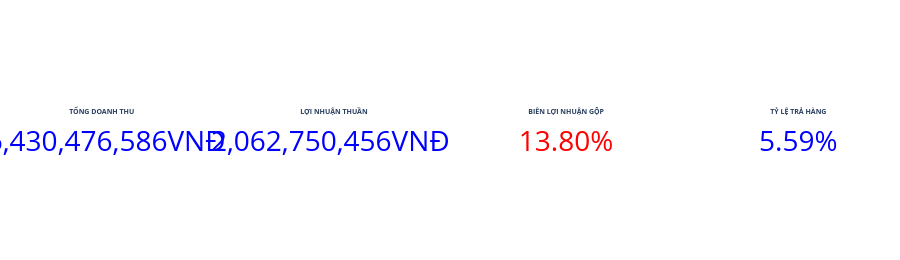

Notebook source saved alongside this figure:
### Markdown cell above
## 💎 PHẦN 1: CÁC CHỈ SỐ TÀI CHÍNH CỐT LÕI (BIG NUMBER KPIs)

### 🎯 1. Mục tiêu của phần này
Phần này được thiết kế để cung cấp một cái nhìn tức thời về **Sức khỏe sinh tồn** của doanh nghiệp.  
Thay vì chỉ quan sát doanh thu đơn thuần, lớp KPI này giúp ban điều hành nắm nhanh: doanh nghiệp đang tăng trưởng thật sự hay chỉ đang tạo ra quy mô bề ngoài nhưng tiềm ẩn rủi ro về lợi nhuận.

### 🎨 2. Logic màu sắc Blue-to-Red
Hệ màu được xây dựng theo nguyên tắc **Blue-to-Red Diverging Scale** nhằm hỗ trợ ra quyết định nhanh:

- **Xanh dương (Blue):** Tín hiệu tích cực, an toàn, vượt ngưỡng hoặc đang vận hành tốt.
- **Đỏ (Red):** Tín hiệu cảnh báo, cho thấy chỉ số đang dưới kỳ vọng hoặc cần can thiệp sớm.

Cách phối màu này giúp người xem nhận ra ngay tình trạng sức khỏe tài chính mà không cần đọc quá nhiều số liệu chi tiết.

---

### 📊 3. Bốn chỉ số chiến lược cần theo dõi

| Chỉ số | Ý nghĩa quản trị | Vai trò trong ra quyết định |
| :--- | :--- | :--- |
| **Tổng Doanh thu** | Tổng giá trị hóa đơn phát sinh trong kỳ. Đây là chỉ số **Top-line** phản ánh quy mô thị trường và tốc độ mở rộng của doanh nghiệp - khả năng chiếm lĩnh thị trường của doanh nghiệp . | Cho biết doanh nghiệp đang bán được bao nhiêu và đang mở rộng nhanh hay chậm. |
| **Lợi nhuận Thuần (Net Profit)** | Phần giá trị thực tế còn lại sau khi trừ **Giá vốn** và **Thất thoát do trả hàng**. Đây là chỉ số quan trọng nhất vì phản ánh khả năng tạo ra giá trị thật. | Quyết định trực tiếp đến sức khỏe tài chính và khả năng duy trì hoạt động dài hạn. |
| **Biên Lợi nhuận Gộp (%)** | Phản ánh hiệu quả của nguồn hàng, cấu trúc giá bán và chiến lược định giá. Phản ánh khả năng cạnh tranh của doanh nghiệp. **Công thức:** Lợi nhuận gộp / Doanh thu. | Đánh giá mức độ “dày” của lợi nhuận trước các chi phí vận hành và marketing. |
| **Tỷ lệ Trả hàng (%)** | Chỉ số đặc thù của E-commerce thời trang, phản ánh mức độ hài lòng về sản phẩm, độ phù hợp của size, và rủi ro vận hành. | Nếu quá cao, lợi nhuận thực tế sẽ bị bào mòn dù doanh thu nhìn bên ngoài vẫn tăng. |

---

### 🧠 4. Vì sao chọn đúng 4 chỉ số này?
Bộ 4 KPI này được thiết kế để cân bằng giữa:

- **Chỉ số Tấn công:** Tổng Doanh thu, đại diện cho khả năng mở rộng quy mô, chiếm lĩnh thị trường.
- **Chỉ số Phòng thủ:** Lợi nhuận Thuần, Biên Lợi nhuận Gộp và Tỷ lệ Trả hàng, đại diện cho sự ổn định, chất lượng tăng trưởng, khả năng cạnh tranh.

Sự kết hợp này giúp tránh cái bẫy **“tăng trưởng ảo”**: doanh thu tăng nhưng lợi nhuận giảm, hoặc bán được nhiều nhưng tỷ lệ trả hàng cao khiến hiệu quả thực tế suy yếu.

---

### 📌 5. Khung đánh giá & Nhận xét (Benchmarks)

#### 📅 Tính ổn định
Theo dõi biến động theo tháng để nhận diện tính mùa vụ và các chu kỳ kinh doanh đặc thù.  
Ví dụ: giai đoạn cận Tết thường ghi nhận đỉnh điểm mua sắm, trong khi một số tháng thấp điểm có thể phản ánh nhu cầu thị trường suy giảm hoặc hiệu ứng tồn kho.

#### 🏷️ So sánh ngành
Một số ngưỡng tham chiếu thực tế có thể sử dụng:

- **Biên lợi nhuận gộp:** thường nên **> 30%** để có dư địa bù đắp chi phí marketing, vận hành và chăm sóc khách hàng.
- **Tỷ lệ trả hàng:** lý tưởng nên **< 15%** để giữ được lợi nhuận và tránh áp lực hậu cần.

(**Nguồn:** [Google AI Mode](https://share.google/aimode/9CYbE4eYVIUKaUnHY))

#### 📈 Tính tăng trưởng
Đánh giá theo **so sánh cùng kỳ (YoY)** để biết doanh nghiệp đang đi lên hay đi xuống một cách bền vững.  
Cách nhìn này đặc biệt hữu ích khi loại bỏ yếu tố mùa vụ và cho thấy xu hướng thật của doanh nghiệp qua từng giai đoạn.

---

### ✅ Kết luận ngắn
Bộ Big Number KPIs không chỉ nhằm hiển thị số liệu lớn, mà còn là lớp cảnh báo sớm cho ban điều hành.  
Nếu Doanh thu tăng nhưng Lợi nhuận Thuần không cải thiện, hoặc Tỷ lệ Trả hàng vượt ngưỡng, đó là dấu hiệu cho thấy cần xem lại chiến lược sản phẩm, giá bán, khuyến mãi và vận hành.

### Code cell
# Nếu cell trước đang load vào dict dfs, tạo alias đúng theo yêu cầu
df_sales = dfs["sales"].copy()
df_order_items = dfs["order_items"].copy()
df_returns = dfs["returns"].copy()

# 1) Thiết lập ngưỡng
nguong_bien_loi_nhuan = 0.30
nguong_ty_le_tra_hang = 0.15

# 2) Tính toán các chỉ số
tong_doanh_thu = df_sales["Revenue"].sum()
tong_gia_von = df_sales["COGS"].sum()

# Tính giá trị trả hàng
if "order_item_id" in df_returns.columns and "order_item_id" in df_order_items.columns:
    df_tra_hang = df_returns.merge(
        df_order_items,
        on="order_item_id",
        how="left",
        suffixes=("_return", "_item")
    )

    if {"quantity", "unit_price"}.issubset(df_tra_hang.columns):
        gia_tri_tra_hang = (df_tra_hang["quantity"] * df_tra_hang["unit_price"]).sum()
    else:
        gia_tri_tra_hang = df_tra_hang["unit_price"].sum()
else:
    # Fallback an toàn nếu không có order_item_id
    if {"quantity", "unit_price"}.issubset(df_order_items.columns):
        gia_tri_tra_hang = df_returns.shape[0] * df_order_items["unit_price"].mean()
    else:
        gia_tri_tra_hang = df_returns.shape[0]

loi_nhuan_thuan = tong_doanh_thu - tong_gia_von - gia_tri_tra_hang
bien_loi_nhuan_gop = (tong_doanh_thu - tong_gia_von) / tong_doanh_thu if tong_doanh_thu != 0 else np.nan
ty_le_tra_hang = len(df_returns) / len(df_order_items) if len(df_order_items) != 0 else np.nan

# 3) Logic màu sắc
def lay_mau_chi_so(gia_tri, nguong, dao_nguoc=False):
    if pd.isna(gia_tri):
        return "#808080"
    if dao_nguoc:
        return "#0000FF" if gia_tri <= nguong else "#FF0000"
    return "#0000FF" if gia_tri >= nguong else "#FF0000"

mau_doanh_thu = lay_mau_chi_so(tong_doanh_thu, 0)
mau_loi_nhuan = lay_mau_chi_so(loi_nhuan_thuan, 0)
mau_bien_loi_nhuan = lay_mau_chi_so(bien_loi_nhuan_gop, nguong_bien_loi_nhuan)
mau_ty_le_tra_hang = lay_mau_chi_so(ty_le_tra_hang, nguong_ty_le_tra_hang, dao_nguoc=True)

# 4) Hàm tạo indicator
def tao_indicator(tieu_de, gia_tri, mau_so, prefix="", suffix="", valueformat=","):
    return go.Indicator(
        mode="number",
        value=gia_tri,
        title={"text": f"<b>{tieu_de}</b>"},
        number={
            "prefix": prefix,
            "suffix": suffix,
            "valueformat": valueformat,
            "font": {"size": 28, "color": mau_so},
        },
    )

# Chuẩn hóa hiển thị
doan_thu_hien_thi = tong_doanh_thu
loi_nhuan_hien_thi = loi_nhuan_thuan
bien_loi_nhuan_hien_thi = bien_loi_nhuan_gop * 100 if pd.notna(bien_loi_nhuan_gop) else np.nan
ty_le_tra_hang_hien_thi = ty_le_tra_hang * 100 if pd.notna(ty_le_tra_hang) else np.nan

# 5) Tạo 4 thẻ KPI dạng Indicator
fig = make_subplots(
    rows=1,
    cols=4,
    specs=[[{"type": "indicator"}, {"type": "indicator"}, {"type": "indicator"}, {"type": "indicator"}]],
    horizontal_spacing=0.08
)

fig.add_trace(
    tao_indicator("TỔNG DOANH THU", doan_thu_hien_thi, mau_doanh_thu, suffix="VNĐ ", valueformat=",.0f"),
    row=1, col=1
)

fig.add_trace(
    tao_indicator("LỢI NHUẬN THUẦN", loi_nhuan_hien_thi, mau_loi_nhuan, suffix="VNĐ ", valueformat=",.0f"),
    row=1, col=2
)

fig.add_trace(
    tao_indicator("BIÊN LỢI NHUẬN GỘP", bien_loi_nhuan_hien_thi, mau_bien_loi_nhuan, suffix="%", valueformat=".2f"),
    row=1, col=3
)

fig.add_trace(
    tao_indicator("TỶ LỆ TRẢ HÀNG", ty_le_tra_hang_hien_thi, mau_ty_le_tra_hang, suffix="%", valueformat=".2f"),
    row=1, col=4
)

fig.update_layout(
    template="plotly_white",
    height=260,
    margin=dict(l=20, r=20, t=30, b=10),
)

fig.show()

### Figure 1 — Plotly figure (JSON) as saved in the notebook; plotly's stock layout.template omitted (floating-point values rounded to 4 significant figures)
{"data": [{"domain": {"x": [0, 0.19], "y": [0, 1]}, "mode": "number", "number": {"font": {"color": "#0000FF", "size": 28}, "prefix": "", "suffix": "VNĐ ", "valueformat": ",.0f"}, "title": {"text": "<b>TỔNG DOANH THU</b>"}, "type": "indicator", "value": 16430000000.0}, {"domain": {"x": [0.27, 0.46], "y": [0, 1]}, "mode": "number", "number": {"font": {"color": "#0000FF", "size": 28}, "prefix": "", "suffix": "VNĐ ", "valueformat": ",.0f"}, "title": {"text": "<b>LỢI NHUẬN THUẦN</b>"}, "type": "indicator", "value": 2063000000.0}, {"domain": {"x": [0.54, 0.73], "y": [0, 1]}, "mode": "number", "number": {"font": {"color": "#FF0000", "size": 28}, "prefix": "", "suffix": "%", "valueformat": ".2f"}, "title": {"text": "<b>BIÊN LỢI NHUẬN GỘP</b>"}, "type": "indicator", "value": 13.8}, {"domain": {"x": [0.81, 1], "y": [0, 1]}, "mode": "number", "number": {"font": {"color": "#0000FF", "size": 28}, "prefix": "", "suffix": "%", "valueformat": ".2f"}, "title": {"text": "<b>TỶ LỆ TRẢ HÀNG</b>"}, "type": "indicator", "value": 5.588}], "layout": {"height": 260, "margin": {"b": 10, "l": 20, "r": 20, "t": 30}}}
